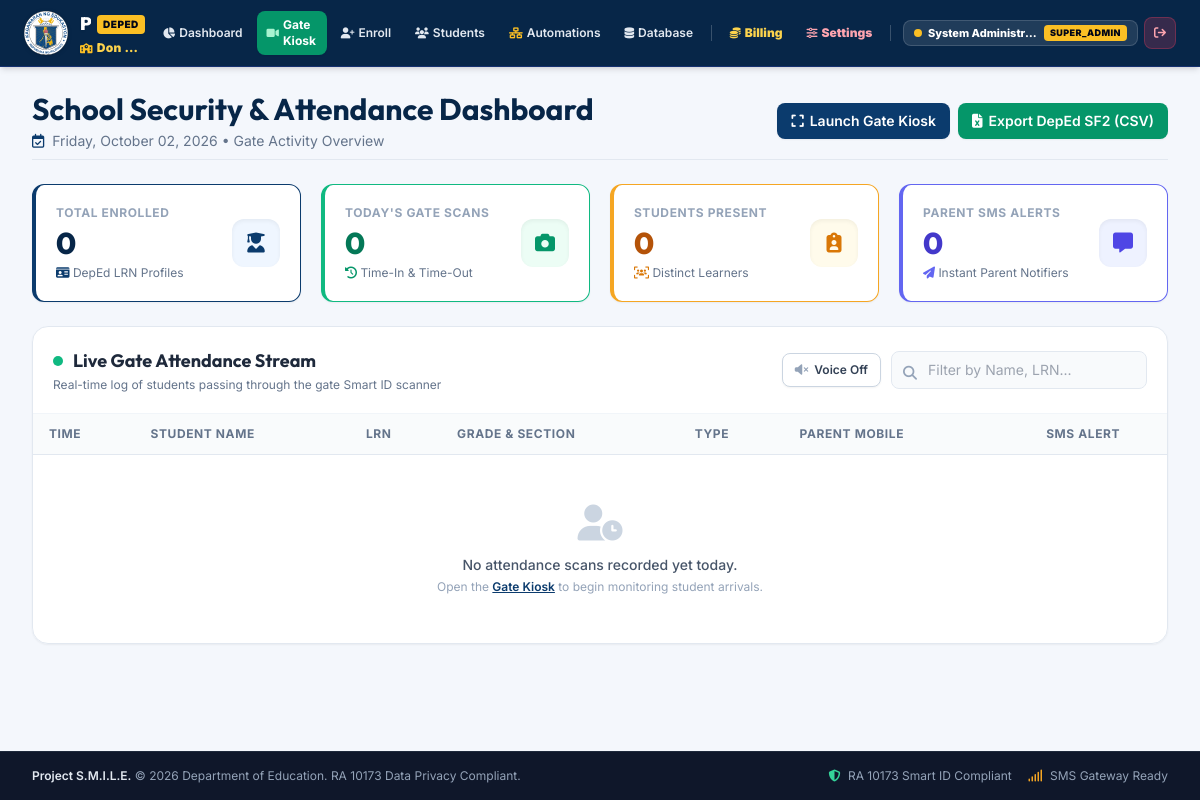
The page /dashboard (signed in) on the database as committed earlier.
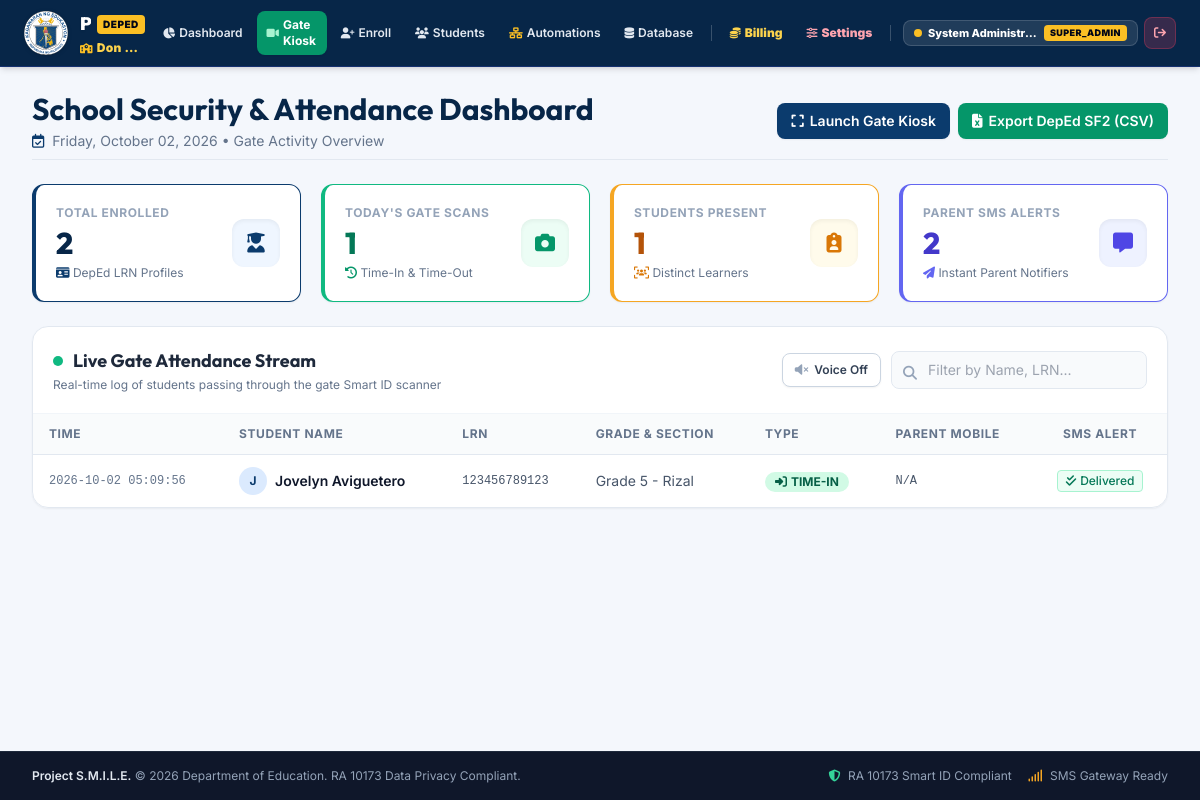
The same page on the database as committed later.
### smile_orm.py (models this page shows)
class AttendanceLog(Base):
    __tablename__ = 'attendance_logs'
    id = Column(Integer, primary_key=True, autoincrement=True)
    lrn = Column(String(12), ForeignKey('students.lrn'), nullable=False, index=True)
    student_name = Column(String(120), nullable=False)
    grade_section = Column(String(80), default="")
    scan_type = Column(String(20), nullable=False)          # TIME_IN, TIME_OUT
    timestamp = Column(DateTime, default=pht_now, index=True)
    device_id = Column(String(50), default="GATE-1-SMART-ID")
    verification_method = Column(String(30), default="QR_CODE") # QR_CODE, RFID_TAP, MANUAL_LRN
    sms_status = Column(String(30), default="PENDING")      # PENDING, SENT, MOCKED, FAILED
    remarks = Column(String(100), default="")
    student_rel = relationship("Student", back_populates="attendance_records")
    def to_dict(self, parent_phone=None):
        phone = parent_phone
        if phone is None:
            from sqlalchemy import inspect as sa_inspect
            try:
                insp = sa_inspect(self)
                if 'student_rel' in insp.dict and self.student_rel:
                    phone = self.student_rel.parent_phone or ""
                else:
                    phone = ""
            except Exception:
                phone = ""
        return {
            "id": self.id,
            "lrn": self.lrn,
            "student_name": self.student_name,
            "grade_section": self.grade_section,
            "scan_type": self.scan_type,
            "timestamp": self.timestamp.strftime("%Y-%m-%d %H:%M:%S") if self.timestamp else "",
            "time_formatted": self.timestamp.strftime("%I:%M %p") if self.timestamp else "",
            "device_id": self.device_id,
            "verification_method": self.verification_method,
            "sms_status": self.sms_status,
            "parent_phone": phone or ""
        }

### app.py (the view)
@app.route('/')
@app.route('/dashboard')
@login_required
def dashboard():
    try:
        from smile_orm import get_enrolled_students_count_orm
        summary = get_today_summary()
        total_enrolled = get_enrolled_students_count_orm()
        logs = get_today_attendance_logs_orm(30)
        total_sms_today = get_today_sms_count_orm()
        return render_template(
            'dashboard.html',
            school_name=SCHOOL_NAME,
            total_enrolled=total_enrolled,
            total_scans_today=summary["total_scans"],
            unique_students_today=summary["unique_students"],
            total_sms_today=total_sms_today,
            logs=logs,
            today_date=pht_now().strftime("%A, %B %d, %Y")
        )
    except Exception as e:
        import traceback
        traceback.print_exc()
        return jsonify({"dashboard_error": str(e), "traceback": traceback.format_exc()}), 500

### app.py (called while the page is built)
def login_required(f):
    @wraps(f)
    def decorated_function(*args, **kwargs):
        if 'user_id' not in session:
            return redirect(url_for('login_page', next=request.path))
        return f(*args, **kwargs)
    return decorated_function

@app.context_processor
def inject_user_context():
    return {
        "current_user": {
            "id": session.get("user_id"),
            "username": session.get("username"),
            "full_name": session.get("full_name"),
            "role": session.get("role"),
            "is_admin": session.get("role") == "SUPER_ADMIN",
            "is_principal": session.get("role") in ["SUPER_ADMIN", "PRINCIPAL"],
            "is_teacher": session.get("role") in ["SUPER_ADMIN", "PRINCIPAL", "TEACHER"],
            "is_guard": session.get("role") in ["SUPER_ADMIN", "GUARD"]
        } if "user_id" in session else None
    }

@app.after_request
def add_performance_headers(response):
    if request.path.startswith('/static/'):
        response.headers['Cache-Control'] = 'public, max-age=604800, immutable'
    return response

### smile_config.py (called while the page is built)
def pht_now() -> datetime:
    return datetime.now(PHT).replace(tzinfo=None)

### templates/dashboard.html (shortened to what the changed rows need)
{% extends 'base.html' %}
{% block content %}
<div class="space-y-6">
  <div class="flex flex-col sm:flex-row sm:items-center sm:justify-between pb-2 border-b border-slate-200">
    <div>
      <h1 class="text-2xl sm:text-3xl font-bold font-heading text-deped-darkblue">School Security & Attendance Dashboard</h1>
    </div>
  </div>
  <div class="grid grid-cols-1 sm:grid-cols-2 lg:grid-cols-4 gap-5">
    <div class="glass-card rounded-xl p-5 shadow-sm border-l-4 border-deped-blue flex items-center justify-between">
      <div>
        <p class="text-xs font-bold uppercase tracking-wider text-slate-400">Total Enrolled</p>
        <h3 id="stat-enrolled" class="text-3xl font-extrabold text-deped-darkblue mt-1">{{ total_enrolled }}</h3>
        <p class="text-xs text-slate-500 mt-1"><i class="fa-solid fa-id-card text-deped-blue"></i> DepEd LRN Profiles</p>
      </div>
    </div>
    <div class="glass-card rounded-xl p-5 shadow-sm border-l-4 border-emerald-500 flex items-center justify-between">
      <div>
        <p class="text-xs font-bold uppercase tracking-wider text-slate-400">Today's Gate Scans</p>
        <h3 id="stat-scans" class="text-3xl font-extrabold text-emerald-700 mt-1">{{ total_scans_today }}</h3>
        <p class="text-xs text-slate-500 mt-1"><i class="fa-solid fa-clock-rotate-left text-emerald-600"></i> Time-In & Time-Out</p>
      </div>
    </div>
    <div class="glass-card rounded-xl p-5 shadow-sm border-l-4 border-deped-gold flex items-center justify-between">
      <div>
        <p class="text-xs font-bold uppercase tracking-wider text-slate-400">Students Present</p>
        <h3 id="stat-unique" class="text-3xl font-extrabold text-amber-700 mt-1">{{ unique_students_today }}</h3>
        <p class="text-xs text-slate-500 mt-1"><i class="fa-solid fa-users-viewfinder text-amber-600"></i> Distinct Learners</p>
      </div>
    </div>
    <div class="glass-card rounded-xl p-5 shadow-sm border-l-4 border-indigo-500 flex items-center justify-between">
      <div>
        <p class="text-xs font-bold uppercase tracking-wider text-slate-400">Parent SMS Alerts</p>
        <h3 id="stat-sms" class="text-3xl font-extrabold text-indigo-700 mt-1">{{ total_sms_today }}</h3>
        <p class="text-xs text-slate-500 mt-1"><i class="fa-solid fa-paper-plane text-indigo-500"></i> Instant Parent Notifiers</p>
      </div>
    </div>
  </div>
  <div class="glass-card rounded-2xl shadow-sm overflow-hidden border border-slate-200">
    <div class="p-5 border-b border-slate-100 flex flex-col sm:flex-row sm:items-center sm:justify-between gap-4">
      <div>
        <h2 class="text-lg font-bold font-heading text-slate-800 flex items-center">
          <span class="inline-block w-2.5 h-2.5 rounded-full bg-emerald-500 animate-ping mr-2.5"></span>
          Live Gate Attendance Stream
        </h2>
      </div>
    </div>
    <div class="overflow-x-auto">
      <table class="w-full text-left border-collapse text-sm">
        <thead>
          <tr class="bg-slate-50/80 text-slate-500 text-xs font-semibold uppercase tracking-wider border-b border-slate-200">
            <th class="py-3 px-4">Time</th>
            <th class="py-3 px-4">Student Name</th>
            <th class="py-3 px-4">LRN</th>
            <th class="py-3 px-4">Grade & Section</th>
            <th class="py-3 px-4">Type</th>
            <th class="py-3 px-4">Parent Mobile</th>
            <th class="py-3 px-4 text-center">SMS Alert</th>
          </tr>
        </thead>
        <tbody id="attendanceTbody" class="divide-y divide-slate-100 font-normal">
          {% for log in logs %}
          <tr class="hover:bg-blue-50/40 transition">
            <td class="py-3 px-4 font-mono text-xs text-slate-500 whitespace-nowrap">{{ log.timestamp }}</td>
            <td class="py-3 px-4 font-semibold text-slate-900 whitespace-nowrap flex items-center space-x-2">
              <span class="w-7 h-7 rounded-full bg-blue-100 text-deped-blue font-bold text-xs flex items-center justify-center">
                {{ log.student_name[0] }}
              </span>
              <span>{{ log.student_name }}</span>
            </td>
            <td class="py-3 px-4 font-mono text-xs text-slate-600">{{ log.lrn }}</td>
            <td class="py-3 px-4 text-slate-600">{{ log.grade_section or 'N/A' }}</td>
            <td class="py-3 px-4">
              {% if log.scan_type == 'TIME_IN' %}
              <span class="inline-flex items-center px-2.5 py-0.5 rounded-full text-xs font-bold bg-emerald-100 text-emerald-800">
                <i class="fa-solid fa-right-to-bracket mr-1"></i> TIME-IN
              </span>
              {% else %}
              <span class="inline-flex items-center px-2.5 py-0.5 rounded-full text-xs font-bold bg-amber-100 text-amber-800">
                <i class="fa-solid fa-right-from-bracket mr-1"></i> TIME-OUT
              </span>
              {% endif %}
            </td>
            <td class="py-3 px-4 font-mono text-xs text-slate-600">{{ log.parent_phone or 'N/A' }}</td>
            <td class="py-3 px-4 text-center">
              {% if log.sms_status in ['SENT', 'MOCKED'] %}
              <span class="inline-flex items-center text-xs font-medium text-emerald-700 bg-emerald-50 px-2 py-0.5 rounded border border-emerald-200">
                <i class="fa-solid fa-check-double mr-1"></i> Delivered
              </span>
              {% elif log.sms_status == 'DISPATCHING' %}
              <span class="inline-flex items-center text-xs font-medium text-blue-700 bg-blue-50 px-2 py-0.5 rounded border border-blue-200 animate-pulse">
                <i class="fa-solid fa-spinner fa-spin mr-1"></i> Sending...
              </span>
              {% else %}
              <span class="inline-flex items-center text-xs font-medium text-slate-500 bg-slate-100 px-2 py-0.5 rounded">
                {{ log.sms_status }}
              </span>
              {% endif %}
            </td>
          </tr>
          {% else %}
          <tr id="no-records-row">
            <td colspan="7" class="py-12 text-center text-slate-400">
              <i class="fa-solid fa-user-clock text-4xl mb-3 text-slate-300"></i>
              <p class="font-medium text-slate-600">No attendance scans recorded yet today.</p>
              <p class="text-xs mt-1">Open the <a href="/kiosk" class="text-deped-blue font-semibold underline">Gate Kiosk</a> to begin monitoring student arrivals.</p>
            </td>
          </tr>
          {% endfor %}
        </tbody>
      </table>
    </div>
  </div>
</div>
{% endblock %}

Rows that differ between the two databases and show on the page:
added AttendanceLog: timestamp "2026-10-02 05:09:56", student_name "J", student_name "Jovelyn Aviguetero", lrn "123456789123", grade_section "Grade 5 - Rizal", scan_type "TIME_IN" (drawn), parent_phone "N/A", sms_status "MOCKED" (drawn)
Other text that changed with them:
{{ total_enrolled }}: "0" → "2"
{{ total_scans_today }}: "0" → "1"
{{ unique_students_today }}: "0" → "1"
{{ total_sms_today }}: "0" → "2"
text no longer shown: "No attendance scans recorded yet today. Open the Gate Kiosk to begin monitoring student arrivals."
